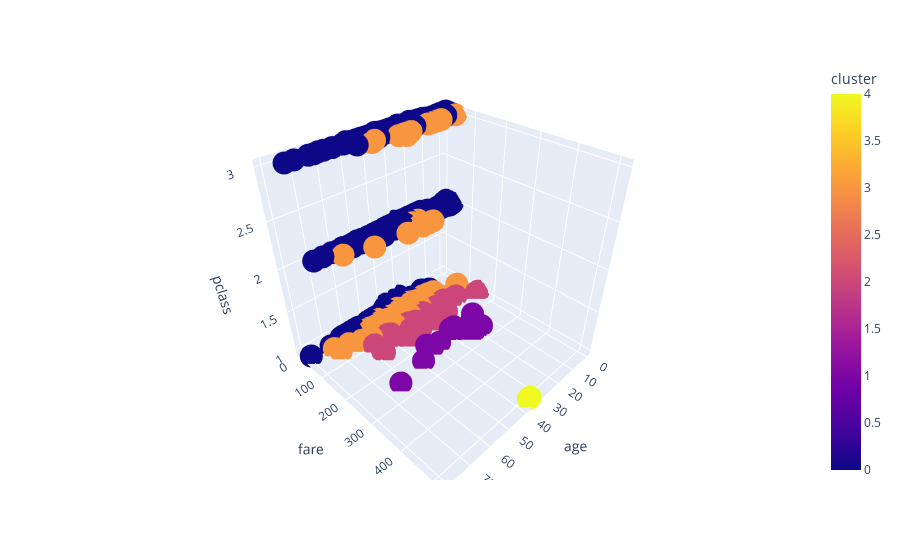

The notebook cell this image was saved under:
### Code cell
fit = px.scatter_3d(df, x='age', y='fare', z='pclass',color='cluster')
fit.show()

### Figure 1 — Plotly figure (JSON) as saved in the notebook; plotly's stock layout.template omitted (floating-point values rounded to 4 significant figures; data arrays with more than 128 entries replaced by an {"elided": "..."} marker saying what was removed)
{"data": [{"hovertemplate": "age=%{x}<br>fare=%{y}<br>pclass=%{z}<br>cluster=%{marker.color}<extra></extra>", "legendgroup": "", "marker": {"color": {"elided": "891 int values"}, "coloraxis": "coloraxis", "symbol": "circle"}, "mode": "markers", "name": "", "scene": "scene", "showlegend": false, "type": "scatter3d", "x": {"elided": "891 float values"}, "y": {"elided": "891 float values"}, "z": {"elided": "891 int values"}}], "layout": {"coloraxis": {"colorbar": {"title": {"text": "cluster"}}, "colorscale": [[0, "#0d0887"], [0.1111, "#46039f"], [0.2222, "#7201a8"], [0.3333, "#9c179e"], [0.4444, "#bd3786"], [0.5556, "#d8576b"], [0.6667, "#ed7953"], [0.7778, "#fb9f3a"], [0.8889, "#fdca26"], [1, "#f0f921"]]}, "legend": {"tracegroupgap": 0}, "margin": {"t": 60}, "scene": {"domain": {"x": [0, 1], "y": [0, 1]}, "xaxis": {"title": {"text": "age"}}, "yaxis": {"title": {"text": "fare"}}, "zaxis": {"title": {"text": "pclass"}}}}}
